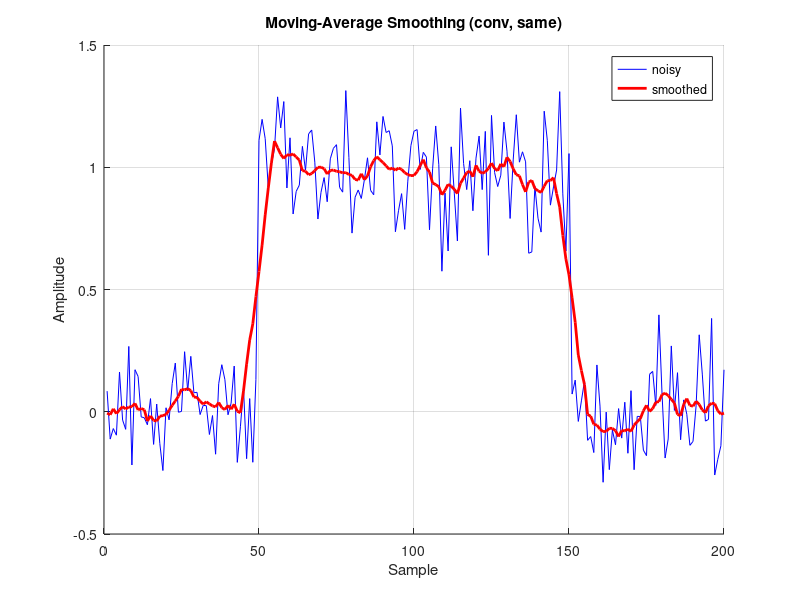

The MATLAB script that drew this image:
% Convolution — Signal smoothing with conv
% Convolve a noisy signal with a moving-average kernel.
% Pull toolbox functions (signal, stats, graphics, io) into scope so we
% can call them by short name (fft, butter, plot, std, ...). Without this,
% we'd need fully qualified names like signal.transforms.fft(...).


clear
close all

% Noisy square pulse
N = 200;
x = zeros(1, N);
x(50:150) = 1;
x = x + 0.15 * randn(1, N);

% Moving-average kernel (length 11)
h = ones(1, 11) / 11;

y_full = conv(x, h, 'full');
y_same = conv(x, h, 'same');

figure(1)
hold on
plot(1:N, x, 'b-')
plot(1:N, y_same, 'r-', 'LineWidth', 2)
hold off
title('Moving-Average Smoothing (conv, same)')
xlabel('Sample')
ylabel('Amplitude')
legend('noisy', 'smoothed')
grid on
